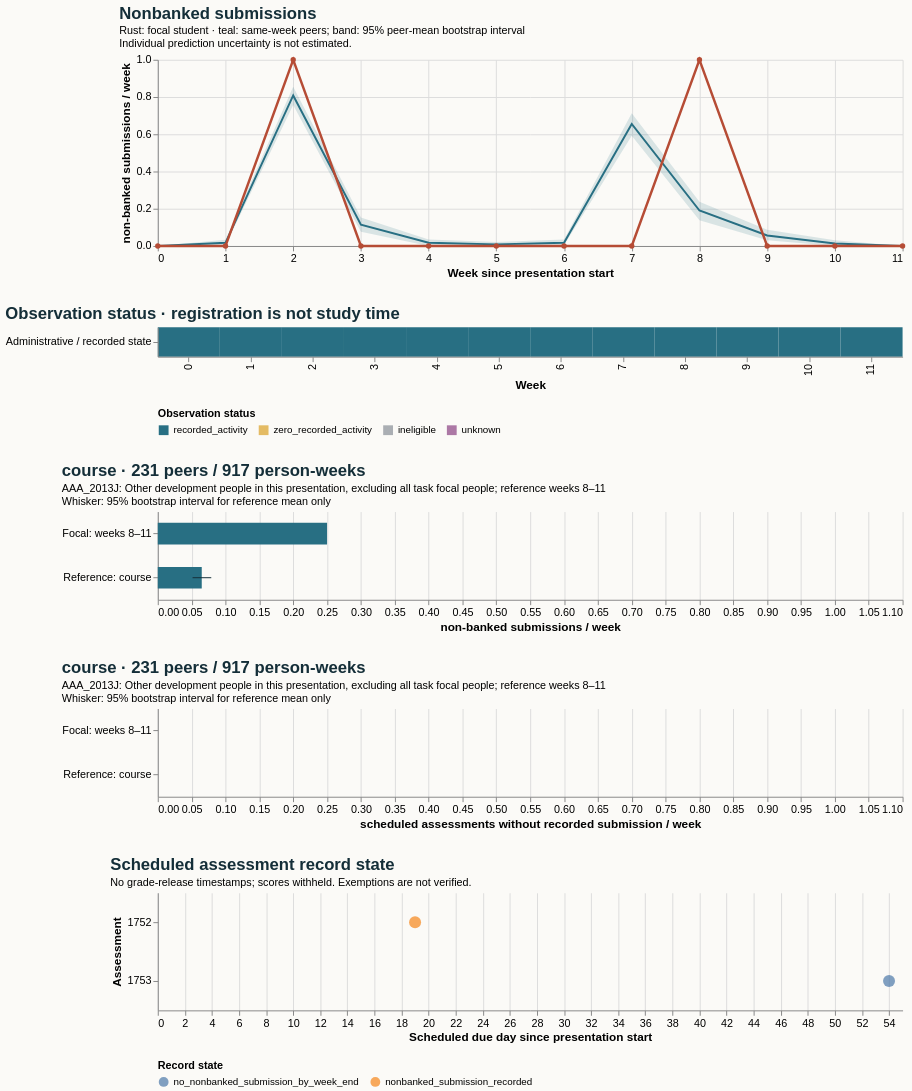

Express this chart as Vega-Lite.
### Vega-Lite specification from a JSON file in a GitHub repository (floating-point values rounded to 4 significant figures)
{"$schema": "https://vega.github.io/schema/vega-lite/v5.20.1.json", "config": {"axis": {"labelFontSize": 11, "titleFontSize": 12}, "background": "#fbfaf7", "font": "sans-serif", "title": {"anchor": "start", "color": "#142e38", "fontSize": 17, "subtitleFontSize": 11}, "view": {"continuousHeight": 300, "continuousWidth": 300, "stroke": null}}, "datasets": {"data-291edd289ae4300f2620d5a77af08653": [{"end_day": 6, "focal_value": 0.0, "peer_ci_high": 0.0, "peer_ci_low": 0.0, "peer_mean": 0.0, "peer_observations": 237, "peer_people": 237, "reference": "course", "unit": "non-banked submissions / week", "week": 0}, {"end_day": 13, "focal_value": 0.0, "peer_ci_high": 0.03376, "peer_ci_low": 0.004219, "peer_mean": 0.01688, "peer_observations": 237, "peer_people": 237, "reference": "course", "unit": "non-banked submissions / week", "week": 1}, {"end_day": 20, "focal_value": 1.0, "peer_ci_high": 0.8553, "peer_ci_low": 0.7574, "peer_mean": 0.8085, "peer_observations": 235, "peer_people": 235, "reference": "course", "unit": "non-banked submissions / week", "week": 2}, {"end_day": 27, "focal_value": 0.0, "peer_ci_high": 0.1532, "peer_ci_low": 0.0766, "peer_mean": 0.1149, "peer_observations": 235, "peer_people": 235, "reference": "course", "unit": "non-banked submissions / week", "week": 3}, {"end_day": 34, "focal_value": 0.0, "peer_ci_high": 0.03433, "peer_ci_low": 0.0, "peer_mean": 0.01717, "peer_observations": 233, "peer_people": 233, "reference": "course", "unit": "non-banked submissions / week", "week": 4}, {"end_day": 41, "focal_value": 0.0, "peer_ci_high": 0.02155, "peer_ci_low": 0.0, "peer_mean": 0.008621, "peer_observations": 232, "peer_people": 232, "reference": "course", "unit": "non-banked submissions / week", "week": 5}, {"end_day": 48, "focal_value": 0.0, "peer_ci_high": 0.03448, "peer_ci_low": 0.00431, "peer_mean": 0.01724, "peer_observations": 232, "peer_people": 232, "reference": "course", "unit": "non-banked submissions / week", "week": 6}, {"end_day": 55, "focal_value": 0.0, "peer_ci_high": 0.7135, "peer_ci_low": 0.5926, "peer_mean": 0.6552, "peer_observations": 232, "peer_people": 232, "reference": "course", "unit": "non-banked submissions / week", "week": 7}, {"end_day": 62, "focal_value": 1.0, "peer_ci_high": 0.2381, "peer_ci_low": 0.1385, "peer_mean": 0.1905, "peer_observations": 231, "peer_people": 231, "reference": "course", "unit": "non-banked submissions / week", "week": 8}, {"end_day": 69, "focal_value": 0.0, "peer_ci_high": 0.08696, "peer_ci_low": 0.03043, "peer_mean": 0.05652, "peer_observations": 230, "peer_people": 230, "reference": "course", "unit": "non-banked submissions / week", "week": 9}, {"end_day": 76, "focal_value": 0.0, "peer_ci_high": 0.03057, "peer_ci_low": 0.0, "peer_mean": 0.0131, "peer_observations": 229, "peer_people": 229, "reference": "course", "unit": "non-banked submissions / week", "week": 10}, {"end_day": 83, "focal_value": 0.0, "peer_ci_high": 0.0, "peer_ci_low": 0.0, "peer_mean": 0.0, "peer_observations": 227, "peer_people": 227, "reference": "course", "unit": "non-banked submissions / week", "week": 11}], "data-770ce5d87c1c8bea199b2664b3a9bcb9": [{"hi": null, "lo": null, "series": "Focal: weeks 8–11", "value": 0.0}, {"hi": 0.0, "lo": 0.0, "series": "Reference: course", "value": 0.0}], "data-a5dfbc4cea908559515f2eef1c337f3c": [{"hi": null, "lo": null, "series": "Focal: weeks 8–11", "value": 0.25}, {"hi": 0.079, "lo": 0.05138, "series": "Reference: course", "value": 0.06494}], "data-aa9cf6f3a8a2c2853537e5d351db8c5b": [{"as_of_day": 20, "assessment_id": 1752, "course": "AAA_2013J", "due_day": 19, "person_id": 2255601, "score_status": "withheld_release_time_unknown", "state": "nonbanked_submission_recorded", "week": 2}, {"as_of_day": 55, "assessment_id": 1753, "course": "AAA_2013J", "due_day": 54, "person_id": 2255601, "score_status": "withheld_release_time_unknown", "state": "no_nonbanked_submission_by_week_end", "week": 7}], "data-b7217918e0be60d79e57df2a919589ce": [{"eligible_days": 7.0, "end_day": 6, "logging_completeness": "unknown", "observation_status": "recorded_activity", "row": "Administrative / recorded state", "score_status": "withheld_release_time_unknown", "start_day": 0, "value": 0.0, "week": 0}, {"eligible_days": 7.0, "end_day": 13, "logging_completeness": "unknown", "observation_status": "recorded_activity", "row": "Administrative / recorded state", "score_status": "withheld_release_time_unknown", "start_day": 7, "value": 0.0, "week": 1}, {"eligible_days": 7.0, "end_day": 20, "logging_completeness": "unknown", "observation_status": "recorded_activity", "row": "Administrative / recorded state", "score_status": "withheld_release_time_unknown", "start_day": 14, "value": 1.0, "week": 2}, {"eligible_days": 7.0, "end_day": 27, "logging_completeness": "unknown", "observation_status": "recorded_activity", "row": "Administrative / recorded state", "score_status": "withheld_release_time_unknown", "start_day": 21, "value": 0.0, "week": 3}, {"eligible_days": 7.0, "end_day": 34, "logging_completeness": "unknown", "observation_status": "recorded_activity", "row": "Administrative / recorded state", "score_status": "withheld_release_time_unknown", "start_day": 28, "value": 0.0, "week": 4}, {"eligible_days": 7.0, "end_day": 41, "logging_completeness": "unknown", "observation_status": "recorded_activity", "row": "Administrative / recorded state", "score_status": "withheld_release_time_unknown", "start_day": 35, "value": 0.0, "week": 5}, {"eligible_days": 7.0, "end_day": 48, "logging_completeness": "unknown", "observation_status": "recorded_activity", "row": "Administrative / recorded state", "score_status": "withheld_release_time_unknown", "start_day": 42, "value": 0.0, "week": 6}, {"eligible_days": 7.0, "end_day": 55, "logging_completeness": "unknown", "observation_status": "recorded_activity", "row": "Administrative / recorded state", "score_status": "withheld_release_time_unknown", "start_day": 49, "value": 0.0, "week": 7}, {"eligible_days": 7.0, "end_day": 62, "logging_completeness": "unknown", "observation_status": "recorded_activity", "row": "Administrative / recorded state", "score_status": "withheld_release_time_unknown", "start_day": 56, "value": 1.0, "week": 8}, {"eligible_days": 7.0, "end_day": 69, "logging_completeness": "unknown", "observation_status": "recorded_activity", "row": "Administrative / recorded state", "score_status": "withheld_release_time_unknown", "start_day": 63, "value": 0.0, "week": 9}, {"eligible_days": 7.0, "end_day": 76, "logging_completeness": "unknown", "observation_status": "recorded_activity", "row": "Administrative / recorded state", "score_status": "withheld_release_time_unknown", "start_day": 70, "value": 0.0, "week": 10}, {"eligible_days": 7.0, "end_day": 83, "logging_completeness": "unknown", "observation_status": "recorded_activity", "row": "Administrative / recorded state", "score_status": "withheld_release_time_unknown", "start_day": 77, "value": 0.0, "week": 11}]}, "resolve": {"scale": {"color": "independent"}}, "spacing": 28, "vconcat": [{"data": {"name": "data-291edd289ae4300f2620d5a77af08653"}, "height": 190, "layer": [{"encoding": {"x": {"axis": {"tickMinStep": 1}, "field": "week", "title": "Week since presentation start", "type": "quantitative"}, "y": {"field": "peer_ci_low", "scale": {"zero": true}, "title": "non-banked submissions / week", "type": "quantitative"}, "y2": {"field": "peer_ci_high"}}, "mark": {"color": "#286f83", "opacity": 0.16, "type": "area"}}, {"encoding": {"tooltip": [{"field": "week", "type": "quantitative"}, {"field": "peer_mean", "type": "quantitative"}, {"field": "peer_people", "type": "quantitative"}, {"field": "peer_observations", "type": "quantitative"}], "x": {"field": "week", "type": "quantitative"}, "y": {"field": "peer_mean", "type": "quantitative"}}, "mark": {"color": "#286f83", "strokeWidth": 2, "type": "line"}}, {"encoding": {"tooltip": [{"field": "week", "type": "quantitative"}, {"field": "focal_value", "type": "quantitative"}], "x": {"field": "week", "type": "quantitative"}, "y": {"field": "focal_value", "type": "quantitative"}}, "mark": {"color": "#b64c35", "point": {"color": "#b64c35"}, "strokeWidth": 2.5, "type": "line"}}], "title": {"subtitle": ["Rust: focal student · teal: same-week peers; band: 95% peer-mean bootstrap interval", "Individual prediction uncertainty is not estimated."], "text": "Nonbanked submissions"}, "width": 760}, {"data": {"name": "data-b7217918e0be60d79e57df2a919589ce"}, "encoding": {"color": {"field": "observation_status", "legend": {"labelLimit": 260, "orient": "bottom"}, "scale": {"domain": ["recorded_activity", "zero_recorded_activity", "ineligible", "unknown"], "range": ["#286f83", "#e4bb64", "#aaaeb3", "#ac78a5"]}, "title": "Observation status", "type": "nominal"}, "tooltip": [{"field": "week", "type": "quantitative"}, {"field": "eligible_days", "type": "quantitative"}, {"field": "observation_status", "type": "nominal"}, {"field": "logging_completeness", "type": "nominal"}], "x": {"field": "week", "title": "Week", "type": "ordinal"}, "y": {"field": "row", "title": null, "type": "nominal"}}, "height": 30, "mark": {"type": "rect"}, "title": "Observation status · registration is not study time", "width": 760}, {"data": {"name": "data-a5dfbc4cea908559515f2eef1c337f3c"}, "height": 90, "layer": [{"encoding": {"x": {"field": "value", "scale": {"domain": [0, 1.05], "zero": true}, "title": "non-banked submissions / week", "type": "quantitative"}, "y": {"field": "series", "sort": null, "title": null, "type": "nominal"}}, "mark": {"color": "#286f83", "size": 22, "type": "bar"}}, {"encoding": {"x": {"field": "lo", "type": "quantitative"}, "x2": {"field": "hi"}, "y": {"field": "series", "sort": null, "title": null, "type": "nominal"}}, "mark": {"color": "#142e38", "type": "rule"}}], "title": {"subtitle": ["AAA_2013J: Other development people in this presentation, excluding all task focal people; reference weeks 8–11", "Whisker: 95% bootstrap interval for reference mean only"], "text": "course · 231 peers / 917 person-weeks"}, "width": 760}, {"data": {"name": "data-770ce5d87c1c8bea199b2664b3a9bcb9"}, "height": 90, "layer": [{"encoding": {"x": {"field": "value", "scale": {"domain": [0, 1.05], "zero": true}, "title": "scheduled assessments without recorded submission / week", "type": "quantitative"}, "y": {"field": "series", "sort": null, "title": null, "type": "nominal"}}, "mark": {"color": "#286f83", "size": 22, "type": "bar"}}, {"encoding": {"x": {"field": "lo", "type": "quantitative"}, "x2": {"field": "hi"}, "y": {"field": "series", "sort": null, "title": null, "type": "nominal"}}, "mark": {"color": "#142e38", "type": "rule"}}], "title": {"subtitle": ["AAA_2013J: Other development people in this presentation, excluding all task focal people; reference weeks 8–11", "Whisker: 95% bootstrap interval for reference mean only"], "text": "course · 231 peers / 917 person-weeks"}, "width": 760}, {"data": {"name": "data-aa9cf6f3a8a2c2853537e5d351db8c5b"}, "encoding": {"color": {"field": "state", "legend": {"labelLimit": 400, "orient": "bottom"}, "title": "Record state", "type": "nominal"}, "tooltip": [{"field": "assessment_id", "type": "quantitative"}, {"field": "due_day", "type": "quantitative"}, {"field": "as_of_day", "type": "quantitative"}, {"field": "state", "type": "nominal"}, {"field": "score_status", "type": "nominal"}], "x": {"field": "due_day", "title": "Scheduled due day since presentation start", "type": "quantitative"}, "y": {"field": "assessment_id", "title": "Assessment", "type": "nominal"}}, "height": 120, "mark": {"filled": true, "size": 150, "type": "point"}, "title": {"subtitle": "No grade-release timestamps; scores withheld. Exemptions are not verified.", "text": "Scheduled assessment record state"}, "width": 760}]}
